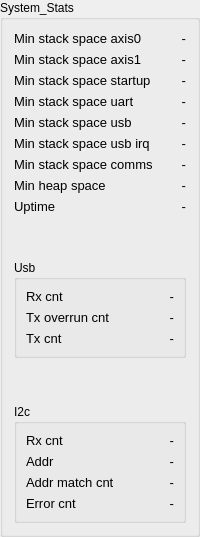
          <widget class="QGroupBox" name="groupBox_configLowLevel_3">
           <property name="title">
            <string>System_Stats</string>
           </property>
           <layout class="QGridLayout" name="gridLayout_43">
            <item row="2" column="0">
             <widget class="QGroupBox" name="groupBox_11">
              <property name="title">
               <string>Usb</string>
              </property>
              <layout class="QGridLayout" name="gridLayout_61">
               <item row="0" column="0">
                <layout class="QGridLayout" name="gridLayout_60">
                 <item row="1" column="0">
                  <widget class="QLabel" name="label_txOverrunCnt">
                   <property name="font">
                    <font>
                     <pointsize>10</pointsize>
                    </font>
                   </property>
                   <property name="text">
                    <string>Tx overrun cnt</string>
                   </property>
                  </widget>
                 </item>
                 <item row="1" column="1">
                  <widget class="QLabel" name="label_txOverrunCntValue">
                   <property name="font">
                    <font>
                     <pointsize>10</pointsize>
                    </font>
                   </property>
                   <property name="text">
                    <string>-</string>
                   </property>
                   <property name="alignment">
                    <set>Qt::AlignRight|Qt::AlignTrailing|Qt::AlignVCenter</set>
                   </property>
                  </widget>
                 </item>
                 <item row="0" column="0">
                  <widget class="QLabel" name="label_rxCntUsb">
                   <property name="font">
                    <font>
                     <pointsize>10</pointsize>
                    </font>
                   </property>
                   <property name="text">
                    <string>Rx cnt</string>
                   </property>
                  </widget>
                 </item>
                 <item row="0" column="1">
                  <widget class="QLabel" name="label_rxCntUsbValue">
                   <property name="font">
                    <font>
                     <pointsize>10</pointsize>
                    </font>
                   </property>
                   <property name="text">
                    <string>-</string>
                   </property>
                   <property name="alignment">
                    <set>Qt::AlignRight|Qt::AlignTrailing|Qt::AlignVCenter</set>
                   </property>
                  </widget>
                 </item>
                 <item row="2" column="0">
                  <widget class="QLabel" name="label_txCnt">
                   <property name="font">
                    <font>
                     <pointsize>10</pointsize>
                    </font>
                   </property>
                   <property name="text">
                    <string>Tx cnt</string>
                   </property>
                  </widget>
                 </item>
                 <item row="2" column="1">
                  <widget class="QLabel" name="label_txCntValue">
                   <property name="font">
                    <font>
                     <pointsize>10</pointsize>
                    </font>
                   </property>
                   <property name="text">
                    <string>-</string>
                   </property>
                   <property name="alignment">
                    <set>Qt::AlignRight|Qt::AlignTrailing|Qt::AlignVCenter</set>
                   </property>
                  </widget>
                 </item>
                </layout>
               </item>
              </layout>
             </widget>
            </item>
            <item row="0" column="0">
             <layout class="QGridLayout" name="gridLayout_44">
              <item row="2" column="1" colspan="2">
               <widget class="QLabel" name="label_minStackSpaceAxis1Value">
                <property name="font">
                 <font>
                  <pointsize>10</pointsize>
                 </font>
                </property>
                <property name="text">
                 <string>-</string>
                </property>
                <property name="alignment">
                 <set>Qt::AlignRight|Qt::AlignTrailing|Qt::AlignVCenter</set>
                </property>
               </widget>
              </item>
              <item row="4" column="1" colspan="2">
               <widget class="QLabel" name="label_minStackSpaceStartupValue">
                <property name="font">
                 <font>
                  <pointsize>10</pointsize>
                 </font>
                </property>
                <property name="text">
                 <string>-</string>
                </property>
                <property name="alignment">
                 <set>Qt::AlignRight|Qt::AlignTrailing|Qt::AlignVCenter</set>
                </property>
               </widget>
              </item>
              <item row="9" column="0">
               <widget class="QLabel" name="label_minHeapSpace">
                <property name="font">
                 <font>
                  <pointsize>10</pointsize>
                 </font>
                </property>
                <property name="text">
                 <string>Min heap space</string>
                </property>
               </widget>
              </item>
              <item row="4" column="0">
               <widget class="QLabel" name="label_minStackSpaceStartup">
                <property name="font">
                 <font>
                  <pointsize>10</pointsize>
                 </font>
                </property>
                <property name="text">
                 <string>Min stack space startup</string>
                </property>
               </widget>
              </item>
              <item row="5" column="0">
               <widget class="QLabel" name="label_minStackSpaceUart">
                <property name="font">
                 <font>
                  <pointsize>10</pointsize>
                 </font>
                </property>
                <property name="text">
                 <string>Min stack space uart</string>
                </property>
               </widget>
              </item>
              <item row="7" column="0">
               <widget class="QLabel" name="label_minStackSpaceUsbIrq">
                <property name="font">
                 <font>
                  <pointsize>10</pointsize>
                 </font>
                </property>
                <property name="text">
                 <string>Min stack space usb irq</string>
                </property>
               </widget>
              </item>
              <item row="9" column="1" colspan="2">
               <widget class="QLabel" name="label_minHeapSpaceValue">
                <property name="font">
                 <font>
                  <pointsize>10</pointsize>
                 </font>
                </property>
                <property name="text">
                 <string>-</string>
                </property>
                <property name="alignment">
                 <set>Qt::AlignRight|Qt::AlignTrailing|Qt::AlignVCenter</set>
                </property>
               </widget>
              </item>
              <item row="7" column="1" colspan="2">
               <widget class="QLabel" name="label_minStackSpaceUsbIrqValue">
                <property name="font">
                 <font>
                  <pointsize>10</pointsize>
                 </font>
                </property>
                <property name="text">
                 <string>-</string>
                </property>
                <property name="alignment">
                 <set>Qt::AlignRight|Qt::AlignTrailing|Qt::AlignVCenter</set>
                </property>
               </widget>
              </item>
              <item row="5" column="1" colspan="2">
               <widget class="QLabel" name="label_minStackSpaceUartValue">
                <property name="font">
                 <font>
                  <pointsize>10</pointsize>
                 </font>
                </property>
                <property name="text">
                 <string>-</string>
                </property>
                <property name="alignment">
                 <set>Qt::AlignRight|Qt::AlignTrailing|Qt::AlignVCenter</set>
                </property>
               </widget>
              </item>
              <item row="8" column="1" colspan="2">
               <widget class="QLabel" name="label_minStackSpaceCommsValue">
                <property name="font">
                 <font>
                  <pointsize>10</pointsize>
                 </font>
                </property>
                <property name="text">
                 <string>-</string>
                </property>
                <property name="alignment">
                 <set>Qt::AlignRight|Qt::AlignTrailing|Qt::AlignVCenter</set>
                </property>
               </widget>
              </item>
              <item row="8" column="0">
               <widget class="QLabel" name="label_minStackSpaceComms">
                <property name="font">
                 <font>
                  <pointsize>10</pointsize>
                 </font>
                </property>
                <property name="text">
                 <string>Min stack space comms</string>
                </property>
               </widget>
              </item>
              <item row="12" column="0">
               <widget class="QLabel" name="label_uptime">
                <property name="font">
                 <font>
                  <pointsize>10</pointsize>
                 </font>
                </property>
                <property name="text">
                 <string>Uptime</string>
                </property>
               </widget>
              </item>
              <item row="2" column="0">
               <widget class="QLabel" name="label_minStackSpaceAxis1">
                <property name="font">
                 <font>
                  <pointsize>10</pointsize>
                 </font>
                </property>
                <property name="text">
                 <string>Min stack space axis1</string>
                </property>
               </widget>
              </item>
              <item row="12" column="1" colspan="2">
               <widget class="QLabel" name="label_uptimeValue">
                <property name="font">
                 <font>
                  <pointsize>10</pointsize>
                 </font>
                </property>
                <property name="text">
                 <string>-</string>
                </property>
                <property name="alignment">
                 <set>Qt::AlignRight|Qt::AlignTrailing|Qt::AlignVCenter</set>
                </property>
               </widget>
              </item>
              <item row="6" column="0">
               <widget class="QLabel" name="label_minStackSpaceUsb">
                <property name="font">
                 <font>
                  <pointsize>10</pointsize>
                 </font>
                </property>
                <property name="text">
                 <string>Min stack space usb</string>
                </property>
               </widget>
              </item>
              <item row="6" column="1" colspan="2">
               <widget class="QLabel" name="label_minStackSpaceUsbValue">
                <property name="font">
                 <font>
                  <pointsize>10</pointsize>
                 </font>
                </property>
                <property name="text">
                 <string>-</string>
                </property>
                <property name="alignment">
                 <set>Qt::AlignRight|Qt::AlignTrailing|Qt::AlignVCenter</set>
                </property>
               </widget>
              </item>
              <item row="1" column="0">
               <widget class="QLabel" name="label_minStackSpaceAxis0">
                <property name="font">
                 <font>
                  <pointsize>10</pointsize>
                 </font>
                </property>
                <property name="text">
                 <string>Min stack space axis0</string>
                </property>
               </widget>
              </item>
              <item row="1" column="1" colspan="2">
               <widget class="QLabel" name="label_minStackSpaceAxis0Value">
                <property name="font">
                 <font>
                  <pointsize>10</pointsize>
                 </font>
                </property>
                <property name="text">
                 <string>-</string>
                </property>
                <property name="alignment">
                 <set>Qt::AlignRight|Qt::AlignTrailing|Qt::AlignVCenter</set>
                </property>
               </widget>
              </item>
             </layout>
            </item>
            <item row="4" column="0">
             <widget class="QGroupBox" name="groupBox_12">
              <property name="title">
               <string>I2c</string>
              </property>
              <layout class="QGridLayout" name="gridLayout_62">
               <item row="0" column="0">
                <layout class="QGridLayout" name="gridLayout_63">
                 <item row="1" column="1">
                  <widget class="QLabel" name="label_addrValue">
                   <property name="font">
                    <font>
                     <pointsize>10</pointsize>
                    </font>
                   </property>
                   <property name="text">
                    <string>-</string>
                   </property>
                   <property name="alignment">
                    <set>Qt::AlignRight|Qt::AlignTrailing|Qt::AlignVCenter</set>
                   </property>
                  </widget>
                 </item>
                 <item row="3" column="1">
                  <widget class="QLabel" name="label_errorCntValue">
                   <property name="font">
                    <font>
                     <pointsize>10</pointsize>
                    </font>
                   </property>
                   <property name="text">
                    <string>-</string>
                   </property>
                   <property name="alignment">
                    <set>Qt::AlignRight|Qt::AlignTrailing|Qt::AlignVCenter</set>
                   </property>
                  </widget>
                 </item>
                 <item row="0" column="1">
                  <widget class="QLabel" name="label_rxCntI2cValue">
                   <property name="font">
                    <font>
                     <pointsize>10</pointsize>
                    </font>
                   </property>
                   <property name="text">
                    <string>-</string>
                   </property>
                   <property name="alignment">
                    <set>Qt::AlignRight|Qt::AlignTrailing|Qt::AlignVCenter</set>
                   </property>
                  </widget>
                 </item>
                 <item row="3" column="0">
                  <widget class="QLabel" name="label_errorCnt">
                   <property name="font">
                    <font>
                     <pointsize>10</pointsize>
                    </font>
                   </property>
                   <property name="text">
                    <string>Error cnt</string>
                   </property>
                  </widget>
                 </item>
                 <item row="0" column="0">
                  <widget class="QLabel" name="label_rxCntI2c">
                   <property name="font">
                    <font>
                     <pointsize>10</pointsize>
                    </font>
                   </property>
                   <property name="text">
                    <string>Rx cnt</string>
                   </property>
                  </widget>
                 </item>
                 <item row="1" column="0">
                  <widget class="QLabel" name="label_addr">
                   <property name="font">
                    <font>
                     <pointsize>10</pointsize>
                    </font>
                   </property>
                   <property name="text">
                    <string>Addr</string>
                   </property>
                  </widget>
                 </item>
                 <item row="2" column="0">
                  <widget class="QLabel" name="label_addrMatchCnt">
                   <property name="font">
                    <font>
                     <pointsize>10</pointsize>
                    </font>
                   </property>
                   <property name="text">
                    <string>Addr match cnt</string>
                   </property>
                  </widget>
                 </item>
                 <item row="2" column="1">
                  <widget class="QLabel" name="label_addrMatchCnt_2">
                   <property name="font">
                    <font>
                     <pointsize>10</pointsize>
                    </font>
                   </property>
                   <property name="text">
                    <string>-</string>
                   </property>
                   <property name="alignment">
                    <set>Qt::AlignRight|Qt::AlignTrailing|Qt::AlignVCenter</set>
                   </property>
                  </widget>
                 </item>
                </layout>
               </item>
              </layout>
             </widget>
            </item>
            <item row="1" column="0">
             <spacer name="verticalSpacer_5">
              <property name="orientation">
               <enum>Qt::Vertical</enum>
              </property>
              <property name="sizeHint" stdset="0">
               <size>
                <width>20</width>
                <height>40</height>
               </size>
              </property>
             </spacer>
            </item>
            <item row="3" column="0">
             <spacer name="verticalSpacer_6">
              <property name="orientation">
               <enum>Qt::Vertical</enum>
              </property>
              <property name="sizeHint" stdset="0">
               <size>
                <width>20</width>
                <height>40</height>
               </size>
              </property>
             </spacer>
            </item>
           </layout>
          </widget>
